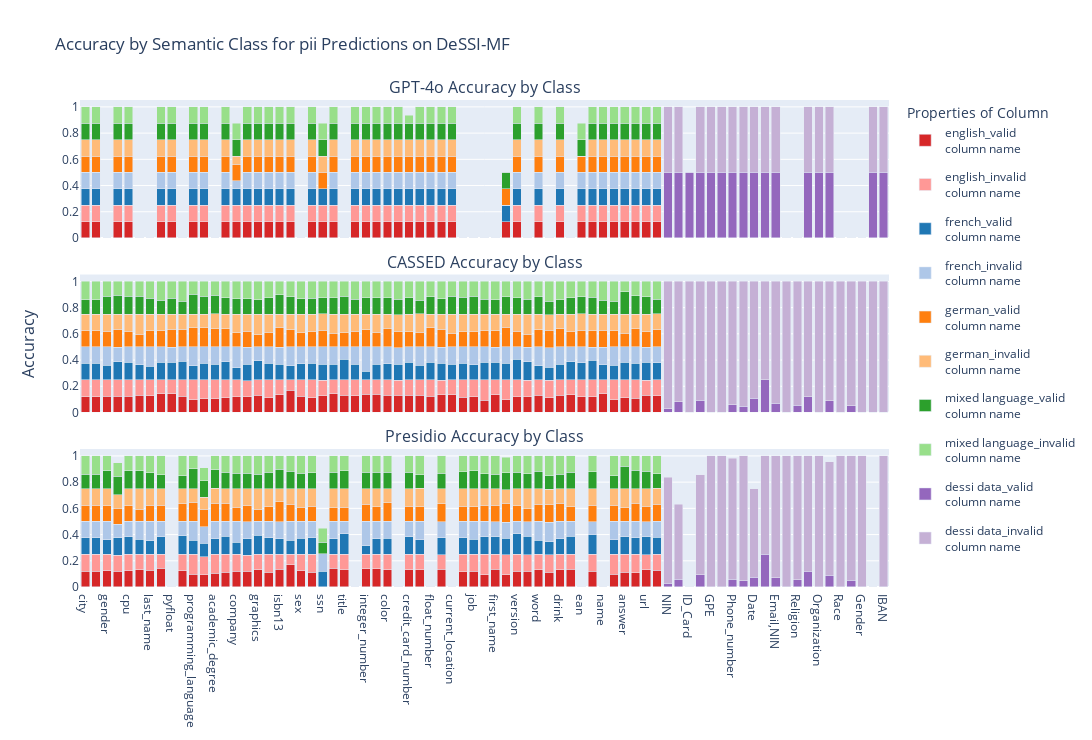
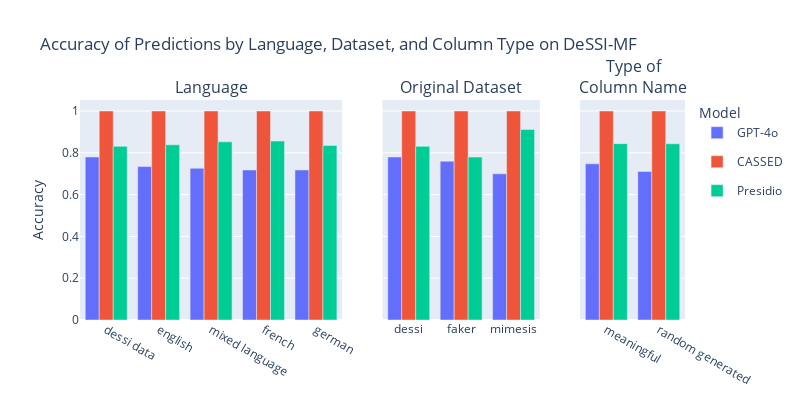

The cell these charts' notebook holds for them, in order:
### Code cell
analyse_results(results_gpt_df_own_data, results_cassed_df_own_data, results_presidio_df_own_data)

### Figure 1 — Plotly figure (JSON) as saved in the notebook; plotly's stock layout.template omitted (floating-point values rounded to 4 significant figures)
{"data": [{"legendgroup": "0", "marker": {"color": "#d62728"}, "name": "english_valid<br>column name", "showlegend": true, "type": "bar", "x": ["city", "resolution", "gender", "phone_number", "cpu", "political_views", "last_name", "duration", "pyfloat", "nationality", "programming_language", "user_agent", "academic_degree", "manufacturer", "company", "swift", "graphics", "dish", "isbn13", "phone_model", "sex", "email", "ssn", "system_quality_attribute", "title", "address", "integer_number", "measure_unit", "color", "full_name", "credit_card_number", "date", "float_number", "pyint", "current_location", "language", "job", "worldview", "first_name", "passport_number", "version", "blood_type", "word", "occupation", "drink", "blood_group", "ean", "currency", "name", "isbn", "answer", "iban", "url", "credit_card_provider"], "xaxis": "x", "y": [0.125, 0.125, 0, 0.125, 0.125, 0, 0, 0.125, 0.125, 0, 0.125, 0.125, 0, 0.125, 0.125, 0.125, 0.125, 0.125, 0.125, 0.125, 0, 0.125, 0.125, 0.125, 0, 0.125, 0.125, 0.125, 0.125, 0.125, 0.125, 0.125, 0.125, 0.125, 0.125, 0, 0, 0, 0, 0.125, 0.125, 0, 0.125, 0, 0.125, 0, 0.125, 0.125, 0.125, 0.125, 0.125, 0.125, 0.125, 0.125], "yaxis": "y"}, {"legendgroup": "1", "marker": {"color": "#ff9896"}, "name": "english_invalid<br>column name", "showlegend": true, "type": "bar", "x": ["city", "resolution", "gender", "phone_number", "cpu", "political_views", "last_name", "duration", "pyfloat", "nationality", "programming_language", "user_agent", "academic_degree", "manufacturer", "company", "swift", "graphics", "dish", "isbn13", "phone_model", "sex", "email", "ssn", "system_quality_attribute", "title", "address", "integer_number", "measure_unit", "color", "full_name", "credit_card_number", "date", "float_number", "pyint", "current_location", "language", "job", "worldview", "first_name", "passport_number", "version", "blood_type", "word", "occupation", "drink", "blood_group", "ean", "currency", "name", "isbn", "answer", "iban", "url", "credit_card_provider"], "xaxis": "x", "y": [0.125, 0.125, 0, 0.125, 0.125, 0, 0, 0.125, 0.125, 0, 0.125, 0.125, 0, 0.125, 0.125, 0.125, 0.125, 0.125, 0.125, 0.125, 0, 0.125, 0.125, 0.125, 0, 0.125, 0.125, 0.125, 0.125, 0.125, 0.125, 0.125, 0.125, 0.125, 0.125, 0, 0, 0, 0, 0, 0.125, 0, 0.125, 0, 0.125, 0, 0.125, 0.125, 0.125, 0.125, 0.125, 0.125, 0.125, 0.125], "yaxis": "y"}, {"legendgroup": "2", "marker": {"color": "#1f77b4"}, "name": "french_valid<br>column name", "showlegend": true, "type": "bar", "x": ["date", "dish", "iban", "credit_card_provider", "system_quality_attribute", "swift", "integer_number", "blood_group", "occupation", "credit_card_number", "manufacturer", "company", "version", "measure_unit", "duration", "address", "blood_type", "color", "pyfloat", "pyint", "email", "user_agent", "last_name", "phone_number", "resolution", "name", "programming_language", "full_name", "currency", "drink", "current_location", "float_number", "sex", "graphics", "first_name", "title", "nationality", "ean", "ssn", "academic_degree", "worldview", "passport_number", "job", "isbn", "isbn13", "cpu", "language", "answer", "phone_model", "gender", "word", "url", "city", "political_views"], "xaxis": "x", "y": [0.125, 0.125, 0.125, 0.125, 0.125, 0.125, 0.125, 0, 0, 0.125, 0.125, 0.125, 0.125, 0.125, 0.125, 0.125, 0, 0.125, 0.125, 0.125, 0.125, 0.125, 0, 0.125, 0.125, 0.125, 0.125, 0.125, 0.125, 0.125, 0.125, 0.125, 0, 0.125, 0, 0, 0, 0.125, 0.125, 0, 0, 0.125, 0, 0.125, 0.125, 0.125, 0, 0.125, 0.125, 0, 0.125, 0.125, 0.125, 0], "yaxis": "y"}, {"legendgroup": "3", "marker": {"color": "#aec7e8"}, "name": "french_invalid<br>column name", "showlegend": true, "type": "bar", "x": ["date", "dish", "iban", "credit_card_provider", "system_quality_attribute", "swift", "integer_number", "blood_group", "occupation", "credit_card_number", "manufacturer", "company", "version", "measure_unit", "duration", "address", "blood_type", "color", "pyfloat", "pyint", "email", "user_agent", "last_name", "phone_number", "resolution", "name", "programming_language", "full_name", "currency", "drink", "current_location", "float_number", "sex", "graphics", "first_name", "title", "nationality", "ean", "ssn", "academic_degree", "worldview", "passport_number", "job", "isbn", "isbn13", "cpu", "language", "answer", "phone_model", "gender", "word", "url", "city", "political_views"], "xaxis": "x", "y": [0.125, 0.125, 0.125, 0.125, 0.125, 0.125, 0.125, 0, 0, 0.125, 0.125, 0.0625, 0.125, 0.125, 0.125, 0.125, 0, 0.125, 0.125, 0.125, 0.125, 0.125, 0, 0.125, 0.125, 0.125, 0.125, 0.125, 0.125, 0.125, 0.125, 0.125, 0, 0.125, 0, 0, 0, 0.125, 0, 0, 0, 0, 0, 0.125, 0.125, 0.125, 0, 0.125, 0.125, 0, 0.125, 0.125, 0.125, 0], "yaxis": "y"}, {"legendgroup": "4", "marker": {"color": "#ff7f0e"}, "name": "german_valid<br>column name", "showlegend": true, "type": "bar", "x": ["credit_card_provider", "political_views", "company", "phone_model", "worldview", "credit_card_number", "answer", "full_name", "phone_number", "name", "email", "dish", "date", "sex", "blood_group", "blood_type", "pyint", "pyfloat", "gender", "address", "job", "isbn13", "currency", "url", "city", "color", "ssn", "system_quality_attribute", "last_name", "graphics", "academic_degree", "swift", "cpu", "manufacturer", "language", "programming_language", "ean", "iban", "integer_number", "nationality", "occupation", "float_number", "word", "first_name", "version", "user_agent", "measure_unit", "current_location", "duration", "resolution", "isbn", "drink", "title", "passport_number"], "xaxis": "x", "y": [0.125, 0, 0.125, 0.125, 0, 0.125, 0.125, 0.125, 0.125, 0.125, 0.125, 0.125, 0.125, 0, 0, 0, 0.125, 0.125, 0, 0.125, 0, 0.125, 0.125, 0.125, 0.125, 0.125, 0.125, 0.125, 0, 0.125, 0, 0.125, 0.125, 0.125, 0, 0.125, 0.125, 0.125, 0.125, 0, 0, 0.125, 0.125, 0, 0.125, 0.125, 0.125, 0.125, 0.125, 0.125, 0.125, 0.125, 0, 0.125], "yaxis": "y"}, {"legendgroup": "5", "marker": {"color": "#ffbb78"}, "name": "german_invalid<br>column name", "showlegend": true, "type": "bar", "x": ["credit_card_provider", "political_views", "company", "phone_model", "worldview", "credit_card_number", "answer", "full_name", "phone_number", "name", "email", "dish", "date", "sex", "blood_group", "blood_type", "pyint", "pyfloat", "gender", "address", "job", "isbn13", "currency", "url", "city", "color", "ssn", "system_quality_attribute", "last_name", "graphics", "academic_degree", "swift", "cpu", "manufacturer", "language", "programming_language", "ean", "iban", "integer_number", "nationality", "occupation", "float_number", "word", "first_name", "version", "user_agent", "measure_unit", "current_location", "duration", "resolution", "isbn", "drink", "title", "passport_number"], "xaxis": "x", "y": [0.125, 0, 0.0625, 0.125, 0, 0.125, 0.125, 0.125, 0.125, 0.125, 0.125, 0.125, 0.125, 0, 0, 0, 0.125, 0.125, 0, 0.125, 0, 0.125, 0.125, 0.125, 0.125, 0.125, 0.125, 0.125, 0, 0.125, 0, 0.125, 0.125, 0.125, 0, 0.125, 0, 0.125, 0.125, 0, 0, 0.125, 0.125, 0, 0.125, 0.125, 0.125, 0.125, 0.125, 0.125, 0.125, 0.125, 0, 0], "yaxis": "y"}, {"legendgroup": "6", "marker": {"color": "#2ca02c"}, "name": "mixed language_valid<br>column name", "showlegend": true, "type": "bar", "x": ["drink", "integer_number", "color", "blood_type", "last_name", "name", "graphics", "credit_card_provider", "word", "current_location", "resolution", "full_name", "currency", "worldview", "url", "nationality", "pyint", "measure_unit", "passport_number", "isbn13", "address", "phone_number", "pyfloat", "duration", "date", "first_name", "job", "user_agent", "blood_group", "phone_model", "title", "credit_card_number", "float_number", "ssn", "gender", "company", "dish", "system_quality_attribute", "ean", "manufacturer", "email", "iban", "version", "occupation", "programming_language", "language", "isbn", "swift", "cpu", "answer", "academic_degree", "city", "sex", "political_views"], "xaxis": "x", "y": [0.125, 0.125, 0.125, 0, 0, 0.125, 0.125, 0.125, 0.125, 0.125, 0.125, 0.125, 0.125, 0, 0.125, 0, 0.125, 0.125, 0.125, 0.125, 0.125, 0.125, 0.125, 0.125, 0.125, 0, 0, 0.125, 0, 0.125, 0, 0.125, 0.125, 0.125, 0, 0.125, 0.125, 0.125, 0.125, 0.125, 0.125, 0.125, 0.125, 0, 0.125, 0, 0.125, 0.125, 0.125, 0.125, 0, 0.125, 0, 0], "yaxis": "y"}, {"legendgroup": "7", "marker": {"color": "#98df8a"}, "name": "mixed language_invalid<br>column name", "showlegend": true, "type": "bar", "x": ["drink", "integer_number", "color", "blood_type", "last_name", "name", "graphics", "credit_card_provider", "word", "current_location", "resolution", "full_name", "currency", "worldview", "url", "nationality", "pyint", "measure_unit", "passport_number", "isbn13", "address", "phone_number", "pyfloat", "duration", "date", "first_name", "job", "user_agent", "blood_group", "phone_model", "title", "credit_card_number", "float_number", "ssn", "gender", "company", "dish", "system_quality_attribute", "ean", "manufacturer", "email", "iban", "version", "occupation", "programming_language", "language", "isbn", "swift", "cpu", "answer", "academic_degree", "city", "sex", "political_views"], "xaxis": "x", "y": [0.125, 0.125, 0.125, 0, 0, 0.125, 0.125, 0.125, 0.125, 0.125, 0.125, 0.125, 0.125, 0, 0.125, 0, 0.125, 0.125, 0, 0.125, 0.125, 0.125, 0.125, 0.125, 0.125, 0, 0, 0.125, 0, 0.125, 0, 0.0625, 0.125, 0.125, 0, 0.125, 0.125, 0.125, 0.125, 0.125, 0.125, 0.125, 0.125, 0, 0.125, 0, 0.125, 0.125, 0.125, 0.125, 0, 0.125, 0, 0], "yaxis": "y"}, {"legendgroup": "8", "marker": {"color": "#9467bd"}, "name": "dessi data_valid<br>column name", "showlegend": true, "type": "bar", "x": ["NIN", "Date,NIN", "ID_Card", "Passport", "GPE", "CCN", "Phone_number", "SWIFT/BIC", "Date", "Email", "Email,NIN", "Nationality", "Religion", "Email,Phone_number", "Organization", "NIN,Phone_number", "Race", "Sexuality", "Gender", "Geolocation", "IBAN"], "xaxis": "x", "y": [0.5, 0.5, 0.5, 0.5, 0.5, 0.5, 0.5, 0.5, 0.5, 0.5, 0.5, 0, 0, 0.5, 0.5, 0.5, 0, 0, 0, 0.5, 0.5], "yaxis": "y"}, {"legendgroup": "9", "marker": {"color": "#c5b0d5"}, "name": "dessi data_invalid<br>column name", "showlegend": true, "type": "bar", "x": ["NIN", "Date,NIN", "ID_Card", "Passport", "GPE", "CCN", "Phone_number", "SWIFT/BIC", "Date", "Email", "Email,NIN", "Nationality", "Religion", "Email,Phone_number", "Organization", "NIN,Phone_number", "Race", "Sexuality", "Gender", "Geolocation", "IBAN"], "xaxis": "x", "y": [0.5, 0.5, 0, 0.5, 0.5, 0.5, 0.5, 0.5, 0.5, 0.5, 0.5, 0, 0, 0.5, 0.5, 0.5, 0, 0, 0, 0.5, 0.5], "yaxis": "y"}, {"legendgroup": "0", "marker": {"color": "#d62728"}, "name": "english_valid<br>column name", "showlegend": false, "type": "bar", "x": ["company", "academic_degree", "political_views", "color", "currency", "credit_card_provider", "language", "ean", "cpu", "graphics", "float_number", "word", "isbn13", "job", "phone_number", "email", "programming_language", "blood_type", "worldview", "title", "credit_card_number", "pyint", "current_location", "pyfloat", "first_name", "resolution", "last_name", "url", "ssn", "manufacturer", "nationality", "sex", "occupation", "blood_group", "integer_number", "dish", "system_quality_attribute", "version", "passport_number", "date", "swift", "answer", "city", "duration", "address", "name", "full_name", "drink", "user_agent", "isbn", "iban", "measure_unit", "phone_model", "gender"], "xaxis": "x2", "y": [0.1196, 0.1055, 0.13, 0.1309, 0.1203, 0.1276, 0.115, 0.1203, 0.125, 0.1316, 0.125, 0.1316, 0.1349, 0.1184, 0.1241, 0.1121, 0.09868, 0.1206, 0.095, 0.13, 0.1332, 0.134, 0.136, 0.1419, 0.1335, 0.1184, 0.1291, 0.1306, 0.1283, 0.1118, 0.125, 0.1228, 0.1111, 0.136, 0.1382, 0.1118, 0.1447, 0.1184, 0.09649, 0.131, 0.1197, 0.1118, 0.1184, 0.1447, 0.1262, 0.1422, 0.1313, 0.1316, 0.1053, 0.09868, 0.1096, 0.1382, 0.1711, 0.125], "yaxis": "y2"}, {"legendgroup": "1", "marker": {"color": "#ff9896"}, "name": "english_invalid<br>column name", "showlegend": false, "type": "bar", "x": ["company", "academic_degree", "political_views", "color", "currency", "credit_card_provider", "language", "ean", "cpu", "graphics", "float_number", "word", "isbn13", "job", "phone_number", "email", "programming_language", "blood_type", "worldview", "title", "credit_card_number", "pyint", "current_location", "pyfloat", "first_name", "resolution", "last_name", "url", "ssn", "manufacturer", "nationality", "sex", "occupation", "blood_group", "integer_number", "dish", "system_quality_attribute", "version", "passport_number", "date", "swift", "answer", "city", "duration", "address", "name", "full_name", "drink", "user_agent", "isbn", "iban", "measure_unit", "phone_model", "gender"], "xaxis": "x2", "y": [0.1309, 0.1457, 0.12, 0.1196, 0.1306, 0.1207, 0.135, 0.1306, 0.125, 0.1184, 0.125, 0.1184, 0.1142, 0.1316, 0.1265, 0.1379, 0.1513, 0.1256, 0.155, 0.12, 0.1168, 0.1134, 0.114, 0.1073, 0.1148, 0.1316, 0.1197, 0.1168, 0.1195, 0.1382, 0.125, 0.1272, 0.1364, 0.114, 0.1118, 0.1382, 0.1053, 0.1316, 0.1535, 0.1172, 0.1232, 0.1382, 0.1316, 0.1053, 0.1238, 0.1067, 0.1162, 0.1184, 0.1447, 0.1513, 0.1404, 0.1118, 0.07895, 0.125], "yaxis": "y2"}, {"legendgroup": "2", "marker": {"color": "#1f77b4"}, "name": "french_valid<br>column name", "showlegend": false, "type": "bar", "x": ["credit_card_number", "credit_card_provider", "email", "ean", "measure_unit", "ssn", "first_name", "swift", "currency", "isbn", "date", "phone_model", "company", "language", "pyfloat", "pyint", "last_name", "integer_number", "blood_group", "word", "passport_number", "political_views", "color", "url", "float_number", "blood_type", "academic_degree", "full_name", "gender", "dish", "current_location", "address", "drink", "phone_number", "occupation", "title", "cpu", "duration", "isbn13", "user_agent", "graphics", "city", "name", "answer", "nationality", "sex", "worldview", "job", "manufacturer", "iban", "programming_language", "version", "system_quality_attribute", "resolution"], "xaxis": "x2", "y": [0.1332, 0.131, 0.1262, 0.1271, 0.1184, 0.1195, 0.1358, 0.1268, 0.1478, 0.1118, 0.1138, 0.1053, 0.09029, 0.125, 0.1349, 0.1271, 0.1056, 0.06579, 0.136, 0.1053, 0.1272, 0.115, 0.1196, 0.1375, 0.1316, 0.1407, 0.1156, 0.1212, 0.11, 0.125, 0.1184, 0.1168, 0.1184, 0.1382, 0.09596, 0.155, 0.1316, 0.1316, 0.1176, 0.125, 0.1447, 0.125, 0.1156, 0.1316, 0.14, 0.1228, 0.135, 0.114, 0.1382, 0.1272, 0.1053, 0.1579, 0.1184, 0.125], "yaxis": "y2"}, {"legendgroup": "3", "marker": {"color": "#aec7e8"}, "name": "french_invalid<br>column name", "showlegend": false, "type": "bar", "x": ["credit_card_number", "credit_card_provider", "email", "ean", "measure_unit", "ssn", "first_name", "swift", "currency", "isbn", "date", "phone_model", "company", "language", "pyfloat", "pyint", "last_name", "integer_number", "blood_group", "word", "passport_number", "political_views", "color", "url", "float_number", "blood_type", "academic_degree", "full_name", "gender", "dish", "current_location", "address", "drink", "phone_number", "occupation", "title", "cpu", "duration", "isbn13", "user_agent", "graphics", "city", "name", "answer", "nationality", "sex", "worldview", "job", "manufacturer", "iban", "programming_language", "version", "system_quality_attribute", "resolution"], "xaxis": "x2", "y": [0.1168, 0.1207, 0.1238, 0.1237, 0.1316, 0.1327, 0.1148, 0.1268, 0.09966, 0.1382, 0.1379, 0.1447, 0.1603, 0.125, 0.1142, 0.1237, 0.1455, 0.1842, 0.114, 0.1447, 0.1228, 0.135, 0.1309, 0.1134, 0.1184, 0.1106, 0.1357, 0.1263, 0.14, 0.125, 0.1316, 0.1332, 0.1316, 0.1101, 0.1515, 0.095, 0.1184, 0.1184, 0.1315, 0.125, 0.1053, 0.125, 0.1333, 0.1184, 0.11, 0.1272, 0.115, 0.136, 0.1118, 0.1228, 0.1447, 0.09211, 0.1316, 0.125], "yaxis": "y2"}, {"legendgroup": "4", "marker": {"color": "#ff7f0e"}, "name": "german_valid<br>column name", "showlegend": false, "type": "bar", "x": ["pyint", "pyfloat", "academic_degree", "gender", "last_name", "address", "blood_type", "sex", "credit_card_provider", "swift", "company", "url", "color", "integer_number", "title", "currency", "full_name", "graphics", "isbn", "blood_group", "ssn", "measure_unit", "ean", "first_name", "system_quality_attribute", "email", "phone_number", "job", "occupation", "drink", "isbn13", "word", "date", "programming_language", "iban", "manufacturer", "phone_model", "language", "float_number", "nationality", "name", "passport_number", "city", "current_location", "credit_card_number", "political_views", "duration", "worldview", "cpu", "resolution", "user_agent", "dish", "version", "answer"], "xaxis": "x2", "y": [0.1375, 0.1349, 0.1357, 0.12, 0.1244, 0.1192, 0.1005, 0.1096, 0.131, 0.1232, 0.1061, 0.1168, 0.14, 0.1316, 0.11, 0.1237, 0.1263, 0.09211, 0.125, 0.114, 0.1283, 0.1118, 0.1271, 0.1241, 0.1053, 0.1168, 0.1358, 0.114, 0.1313, 0.1382, 0.1522, 0.1316, 0.1103, 0.1447, 0.1404, 0.1382, 0.1316, 0.115, 0.1447, 0.135, 0.1289, 0.1491, 0.125, 0.1053, 0.1145, 0.095, 0.125, 0.125, 0.1184, 0.125, 0.1447, 0.1118, 0.1184, 0.1053], "yaxis": "y2"}, {"legendgroup": "5", "marker": {"color": "#ffbb78"}, "name": "german_invalid<br>column name", "showlegend": false, "type": "bar", "x": ["pyint", "pyfloat", "academic_degree", "gender", "last_name", "address", "blood_type", "sex", "credit_card_provider", "swift", "company", "url", "color", "integer_number", "title", "currency", "full_name", "graphics", "isbn", "blood_group", "ssn", "measure_unit", "ean", "first_name", "system_quality_attribute", "email", "phone_number", "job", "occupation", "drink", "isbn13", "word", "date", "programming_language", "iban", "manufacturer", "phone_model", "language", "float_number", "nationality", "name", "passport_number", "city", "current_location", "credit_card_number", "political_views", "duration", "worldview", "cpu", "resolution", "user_agent", "dish", "version", "answer"], "xaxis": "x2", "y": [0.1134, 0.1176, 0.1156, 0.13, 0.1244, 0.1308, 0.1508, 0.1404, 0.1207, 0.1303, 0.1422, 0.134, 0.1084, 0.1184, 0.14, 0.1271, 0.1263, 0.1579, 0.125, 0.136, 0.1239, 0.1382, 0.1237, 0.1265, 0.1447, 0.1332, 0.1148, 0.136, 0.1212, 0.1118, 0.1003, 0.1184, 0.1414, 0.1053, 0.1096, 0.1118, 0.1184, 0.135, 0.1053, 0.115, 0.1244, 0.1009, 0.125, 0.1447, 0.1355, 0.155, 0.125, 0.125, 0.1316, 0.125, 0.1053, 0.1382, 0.1316, 0.1447], "yaxis": "y2"}, {"legendgroup": "6", "marker": {"color": "#2ca02c"}, "name": "mixed language_valid<br>column name", "showlegend": false, "type": "bar", "x": ["swift", "credit_card_number", "political_views", "pyint", "float_number", "last_name", "address", "current_location", "phone_number", "isbn13", "manufacturer", "company", "title", "color", "job", "occupation", "word", "date", "cpu", "integer_number", "passport_number", "phone_model", "city", "academic_degree", "url", "ssn", "system_quality_attribute", "gender", "ean", "first_name", "iban", "sex", "drink", "email", "pyfloat", "currency", "answer", "measure_unit", "blood_group", "user_agent", "credit_card_provider", "name", "programming_language", "dish", "full_name", "language", "worldview", "duration", "resolution", "version", "graphics", "isbn", "blood_type", "nationality"], "xaxis": "x2", "y": [0.1162, 0.1262, 0.135, 0.1168, 0.1316, 0.1244, 0.1145, 0.136, 0.1452, 0.1488, 0.125, 0.1196, 0.135, 0.1264, 0.136, 0.101, 0.1316, 0.1034, 0.1382, 0.125, 0.1316, 0.1316, 0.1118, 0.1407, 0.134, 0.1239, 0.125, 0.135, 0.1306, 0.1124, 0.1404, 0.1184, 0.1118, 0.1215, 0.1211, 0.1306, 0.1711, 0.125, 0.1272, 0.1382, 0.1103, 0.1067, 0.1513, 0.125, 0.1162, 0.13, 0.115, 0.1053, 0.1118, 0.125, 0.1118, 0.09868, 0.1156, 0.1], "yaxis": "y2"}, {"legendgroup": "7", "marker": {"color": "#98df8a"}, "name": "mixed language_invalid<br>column name", "showlegend": false, "type": "bar", "x": ["swift", "credit_card_number", "political_views", "pyint", "float_number", "last_name", "address", "current_location", "phone_number", "isbn13", "manufacturer", "company", "title", "color", "job", "occupation", "word", "date", "cpu", "integer_number", "passport_number", "phone_model", "city", "academic_degree", "url", "ssn", "system_quality_attribute", "gender", "ean", "first_name", "iban", "sex", "drink", "email", "pyfloat", "currency", "answer", "measure_unit", "blood_group", "user_agent", "credit_card_provider", "name", "programming_language", "dish", "full_name", "language", "worldview", "duration", "resolution", "version", "graphics", "isbn", "blood_type", "nationality"], "xaxis": "x2", "y": [0.1338, 0.1238, 0.115, 0.134, 0.1184, 0.1268, 0.1355, 0.114, 0.1054, 0.1003, 0.125, 0.1309, 0.115, 0.1242, 0.114, 0.1515, 0.1184, 0.1448, 0.1118, 0.125, 0.1184, 0.1184, 0.1382, 0.1055, 0.1168, 0.1239, 0.125, 0.115, 0.1168, 0.1382, 0.1096, 0.1316, 0.1382, 0.1285, 0.128, 0.1203, 0.07895, 0.125, 0.1228, 0.1118, 0.1379, 0.1422, 0.09868, 0.125, 0.1364, 0.12, 0.135, 0.1447, 0.1382, 0.125, 0.1382, 0.1513, 0.1357, 0.15], "yaxis": "y2"}, {"legendgroup": "8", "marker": {"color": "#9467bd"}, "name": "dessi data_valid<br>column name", "showlegend": false, "type": "bar", "x": ["Date", "Geolocation", "Email,Phone_number", "CCN", "NIN", "Phone_number", "Gender", "Date,NIN", "Email,NIN", "NIN,Phone_number", "Race", "Sexuality", "Nationality", "Passport", "IBAN", "SWIFT/BIC", "Religion", "Organization", "GPE", "ID_Card", "Email"], "xaxis": "x2", "y": [0.1071, 0, 0.1207, 0, 0.02985, 0.05941, 0, 0.08333, 0.07018, 0.09091, 0, 0.05263, 0, 0.09524, 0, 0.04651, 0.05556, 0, 0, 0, 0.25], "yaxis": "y2"}, {"legendgroup": "9", "marker": {"color": "#c5b0d5"}, "name": "dessi data_invalid<br>column name", "showlegend": false, "type": "bar", "x": ["Date", "Geolocation", "Email,Phone_number", "CCN", "NIN", "Phone_number", "Gender", "Date,NIN", "Email,NIN", "NIN,Phone_number", "Race", "Sexuality", "Nationality", "Passport", "IBAN", "SWIFT/BIC", "Religion", "Organization", "GPE", "ID_Card", "Email"], "xaxis": "x2", "y": [0.8929, 1, 0.8793, 1, 0.9701, 0.9406, 1, 0.9167, 0.9298, 0.9091, 1, 0.9474, 1, 0.9048, 1, 0.9535, 0.9444, 1, 1, 1, 0.75], "yaxis": "y2"}, {"legendgroup": "0", "marker": {"color": "#d62728"}, "name": "english_valid<br>column name", "showlegend": false, "type": "bar", "x": ["company", "academic_degree", "political_views", "color", "currency", "credit_card_provider", "language", "ean", "cpu", "graphics", "float_number", "word", "isbn13", "job", "phone_number", "email", "programming_language", "blood_type", "worldview", "title", "credit_card_number", "pyint", "current_location", "pyfloat", "first_name", "resolution", "last_name", "url", "ssn", "manufacturer", "nationality", "sex", "occupation", "blood_group", "integer_number", "dish", "system_quality_attribute", "version", "passport_number", "date", "swift", "answer", "city", "duration", "address", "name", "full_name", "drink", "user_agent", "isbn", "iban", "measure_unit", "phone_model", "gender"], "xaxis": "x3", "y": [0.1196, 0.1055, 0.13, 0.1309, 0.1203, 0.1276, 0.115, 0, 0.125, 0.1316, 0, 0.1316, 0.1349, 0.1184, 0.1218, 0.1121, 0.09868, 0.1206, 0.095, 0.13, 0.1332, 0.134, 0, 0, 0.1335, 0.1184, 0.1291, 0.1306, 0, 0.1118, 0.125, 0.1228, 0.1111, 0.136, 0.1382, 0.1118, 0.1447, 0.1184, 0.09211, 0.131, 0.1197, 0.1118, 0.1184, 0.1447, 0, 0, 0, 0.1316, 0.09211, 0.09868, 0.1096, 0.1382, 0.1711, 0.125], "yaxis": "y3"}, {"legendgroup": "1", "marker": {"color": "#ff9896"}, "name": "english_invalid<br>column name", "showlegend": false, "type": "bar", "x": ["company", "academic_degree", "political_views", "color", "currency", "credit_card_provider", "language", "ean", "cpu", "graphics", "float_number", "word", "isbn13", "job", "phone_number", "email", "programming_language", "blood_type", "worldview", "title", "credit_card_number", "pyint", "current_location", "pyfloat", "first_name", "resolution", "last_name", "url", "ssn", "manufacturer", "nationality", "sex", "occupation", "blood_group", "integer_number", "dish", "system_quality_attribute", "version", "passport_number", "date", "swift", "answer", "city", "duration", "address", "name", "full_name", "drink", "user_agent", "isbn", "iban", "measure_unit", "phone_model", "gender"], "xaxis": "x3", "y": [0.1309, 0.1457, 0.12, 0.1196, 0.1306, 0.1207, 0.135, 0, 0.125, 0.1184, 0, 0.1184, 0.1142, 0.1316, 0.1218, 0.1379, 0.1513, 0.1256, 0.155, 0.12, 0.1168, 0.1134, 0, 0, 0.1148, 0.1316, 0.1197, 0.1168, 0, 0.1382, 0.125, 0.1272, 0.1364, 0.114, 0.1118, 0.1382, 0.1053, 0.1316, 0.1535, 0.1172, 0.1232, 0.1382, 0.1316, 0.1053, 0, 0, 0, 0.1184, 0.1382, 0.1513, 0.1404, 0.1118, 0.07895, 0.125], "yaxis": "y3"}, {"legendgroup": "2", "marker": {"color": "#1f77b4"}, "name": "french_valid<br>column name", "showlegend": false, "type": "bar", "x": ["credit_card_number", "credit_card_provider", "email", "ean", "measure_unit", "ssn", "first_name", "swift", "currency", "isbn", "date", "phone_model", "company", "language", "pyfloat", "pyint", "last_name", "integer_number", "blood_group", "word", "passport_number", "political_views", "color", "url", "float_number", "blood_type", "academic_degree", "full_name", "gender", "dish", "current_location", "address", "drink", "phone_number", "occupation", "title", "cpu", "duration", "isbn13", "user_agent", "graphics", "city", "name", "answer", "nationality", "sex", "worldview", "job", "manufacturer", "iban", "programming_language", "version", "system_quality_attribute", "resolution"], "xaxis": "x3", "y": [0.1332, 0.131, 0.1262, 0, 0.1184, 0.1195, 0.1358, 0.1268, 0.1478, 0.1118, 0.1138, 0.1053, 0.09029, 0.125, 0, 0.1271, 0.1056, 0.06579, 0.136, 0.1053, 0.1272, 0.115, 0.1196, 0.1375, 0, 0.1407, 0.1156, 0, 0.11, 0.125, 0, 0, 0.1184, 0.1311, 0.09596, 0.155, 0.1316, 0.1316, 0.1176, 0.1053, 0.1447, 0.125, 0, 0.1316, 0.14, 0.1228, 0.135, 0.114, 0.1382, 0.1272, 0.1053, 0.1579, 0.1184, 0.125], "yaxis": "y3"}, {"legendgroup": "3", "marker": {"color": "#aec7e8"}, "name": "french_invalid<br>column name", "showlegend": false, "type": "bar", "x": ["credit_card_number", "credit_card_provider", "email", "ean", "measure_unit", "ssn", "first_name", "swift", "currency", "isbn", "date", "phone_model", "company", "language", "pyfloat", "pyint", "last_name", "integer_number", "blood_group", "word", "passport_number", "political_views", "color", "url", "float_number", "blood_type", "academic_degree", "full_name", "gender", "dish", "current_location", "address", "drink", "phone_number", "occupation", "title", "cpu", "duration", "isbn13", "user_agent", "graphics", "city", "name", "answer", "nationality", "sex", "worldview", "job", "manufacturer", "iban", "programming_language", "version", "system_quality_attribute", "resolution"], "xaxis": "x3", "y": [0.1168, 0.1207, 0.1238, 0.003436, 0.1316, 0.1327, 0.1148, 0.1268, 0.09966, 0.1382, 0.1379, 0.1447, 0.1603, 0.125, 0, 0.1237, 0.1455, 0.1842, 0.114, 0.1447, 0.1228, 0.135, 0.1309, 0.1134, 0.006579, 0.1106, 0.1357, 0, 0.14, 0.125, 0, 0, 0.1316, 0.103, 0.1515, 0.095, 0.1184, 0.1184, 0.1315, 0.125, 0.1053, 0.125, 0, 0.1184, 0.11, 0.1272, 0.115, 0.136, 0.1118, 0.1228, 0.1447, 0.09211, 0.1316, 0.125], "yaxis": "y3"}, {"legendgroup": "4", "marker": {"color": "#ff7f0e"}, "name": "german_valid<br>column name", "showlegend": false, "type": "bar", "x": ["pyint", "pyfloat", "academic_degree", "gender", "last_name", "address", "blood_type", "sex", "credit_card_provider", "swift", "company", "url", "color", "integer_number", "title", "currency", "full_name", "graphics", "isbn", "blood_group", "ssn", "measure_unit", "ean", "first_name", "system_quality_attribute", "email", "phone_number", "job", "occupation", "drink", "isbn13", "word", "date", "programming_language", "iban", "manufacturer", "phone_model", "language", "float_number", "nationality", "name", "passport_number", "city", "current_location", "credit_card_number", "political_views", "duration", "worldview", "cpu", "resolution", "user_agent", "dish", "version", "answer"], "xaxis": "x3", "y": [0.1375, 0.00346, 0.1357, 0.12, 0.1244, 0, 0.1005, 0.1096, 0.131, 0.1232, 0.1061, 0.1168, 0.14, 0.1316, 0.11, 0.1237, 0, 0.09211, 0.125, 0.114, 0, 0.1118, 0, 0.1241, 0.1053, 0.1168, 0.1218, 0.114, 0.1313, 0.1382, 0.1522, 0.1316, 0.1103, 0.1447, 0.1404, 0.1382, 0.1316, 0.115, 0, 0.135, 0, 0.1447, 0.125, 0, 0.1145, 0.095, 0.125, 0.125, 0.1184, 0.125, 0.1316, 0.1118, 0.1184, 0.1053], "yaxis": "y3"}, {"legendgroup": "5", "marker": {"color": "#ffbb78"}, "name": "german_invalid<br>column name", "showlegend": false, "type": "bar", "x": ["pyint", "pyfloat", "academic_degree", "gender", "last_name", "address", "blood_type", "sex", "credit_card_provider", "swift", "company", "url", "color", "integer_number", "title", "currency", "full_name", "graphics", "isbn", "blood_group", "ssn", "measure_unit", "ean", "first_name", "system_quality_attribute", "email", "phone_number", "job", "occupation", "drink", "isbn13", "word", "date", "programming_language", "iban", "manufacturer", "phone_model", "language", "float_number", "nationality", "name", "passport_number", "city", "current_location", "credit_card_number", "political_views", "duration", "worldview", "cpu", "resolution", "user_agent", "dish", "version", "answer"], "xaxis": "x3", "y": [0.1134, 0, 0.1156, 0.13, 0.1244, 0, 0.1508, 0.1404, 0.1207, 0.1303, 0.1422, 0.134, 0.1084, 0.1184, 0.14, 0.1271, 0, 0.1579, 0.125, 0.136, 0, 0.1382, 0, 0.1265, 0.1447, 0.1332, 0.1054, 0.136, 0.1212, 0.1118, 0.1003, 0.1184, 0.1414, 0.1053, 0.1096, 0.1118, 0.1184, 0.135, 0, 0.115, 0, 0.1009, 0.125, 0, 0.1355, 0.155, 0.125, 0.125, 0.1316, 0.125, 0.09211, 0.1382, 0.1316, 0.1447], "yaxis": "y3"}, {"legendgroup": "6", "marker": {"color": "#2ca02c"}, "name": "mixed language_valid<br>column name", "showlegend": false, "type": "bar", "x": ["swift", "credit_card_number", "political_views", "pyint", "float_number", "last_name", "address", "current_location", "phone_number", "isbn13", "manufacturer", "company", "title", "color", "job", "occupation", "word", "date", "cpu", "integer_number", "passport_number", "phone_model", "city", "academic_degree", "url", "ssn", "system_quality_attribute", "gender", "ean", "first_name", "iban", "sex", "drink", "email", "pyfloat", "currency", "answer", "measure_unit", "blood_group", "user_agent", "credit_card_provider", "name", "programming_language", "dish", "full_name", "language", "worldview", "duration", "resolution", "version", "graphics", "isbn", "blood_type", "nationality"], "xaxis": "x3", "y": [0.1162, 0.1262, 0.135, 0.1168, 0, 0.1244, 0, 0, 0.1405, 0.1488, 0.125, 0.1196, 0.135, 0.1264, 0.136, 0.101, 0.1316, 0.1034, 0.1382, 0.125, 0.1316, 0.1316, 0.1118, 0.1407, 0.134, 0.0885, 0.125, 0.135, 0, 0.1124, 0.1404, 0.1184, 0.1118, 0.1215, 0, 0.1306, 0.1711, 0.125, 0.1272, 0.125, 0.1103, 0, 0.1513, 0.125, 0, 0.13, 0.115, 0.1053, 0.1118, 0.125, 0.1118, 0.09868, 0.1156, 0.1], "yaxis": "y3"}, {"legendgroup": "7", "marker": {"color": "#98df8a"}, "name": "mixed language_invalid<br>column name", "showlegend": false, "type": "bar", "x": ["swift", "credit_card_number", "political_views", "pyint", "float_number", "last_name", "address", "current_location", "phone_number", "isbn13", "manufacturer", "company", "title", "color", "job", "occupation", "word", "date", "cpu", "integer_number", "passport_number", "phone_model", "city", "academic_degree", "url", "ssn", "system_quality_attribute", "gender", "ean", "first_name", "iban", "sex", "drink", "email", "pyfloat", "currency", "answer", "measure_unit", "blood_group", "user_agent", "credit_card_provider", "name", "programming_language", "dish", "full_name", "language", "worldview", "duration", "resolution", "version", "graphics", "isbn", "blood_type", "nationality"], "xaxis": "x3", "y": [0.1338, 0.1238, 0.115, 0.134, 0, 0.1268, 0, 0, 0.103, 0.1003, 0.125, 0.1309, 0.115, 0.1242, 0.114, 0.1515, 0.1184, 0.1448, 0.1118, 0.125, 0.1184, 0.1184, 0.1382, 0.1055, 0.1168, 0.1062, 0.125, 0.115, 0, 0.1382, 0.1096, 0.1316, 0.1382, 0.1285, 0, 0.1203, 0.07895, 0.125, 0.1228, 0.09868, 0.1379, 0, 0.09868, 0.125, 0, 0.12, 0.135, 0.1447, 0.1382, 0.125, 0.1382, 0.1513, 0.1357, 0.15], "yaxis": "y3"}, {"legendgroup": "8", "marker": {"color": "#9467bd"}, "name": "dessi data_valid<br>column name", "showlegend": false, "type": "bar", "x": ["Date", "Geolocation", "Email,Phone_number", "CCN", "NIN", "Phone_number", "Gender", "Date,NIN", "Email,NIN", "NIN,Phone_number", "Race", "Sexuality", "Nationality", "Passport", "IBAN", "SWIFT/BIC", "Religion", "Organization", "GPE", "ID_Card", "Email"], "xaxis": "x3", "y": [0.0754, 0, 0.1207, 0, 0.02687, 0.05799, 0, 0.05952, 0.07018, 0.09091, 0, 0.05263, 0, 0.09524, 0, 0.04651, 0.05556, 0, 0, 0, 0.25], "yaxis": "y3"}, {"legendgroup": "9", "marker": {"color": "#c5b0d5"}, "name": "dessi data_invalid<br>column name", "showlegend": false, "type": "bar", "x": ["Date", "Geolocation", "Email,Phone_number", "CCN", "NIN", "Phone_number", "Gender", "Date,NIN", "Email,NIN", "NIN,Phone_number", "Race", "Sexuality", "Nationality", "Passport", "IBAN", "SWIFT/BIC", "Religion", "Organization", "GPE", "ID_Card", "Email"], "xaxis": "x3", "y": [0.6746, 0, 0.8793, 1, 0.8119, 0.9236, 1, 0.5714, 0.9298, 0.8636, 1, 0.9474, 1, 0.7619, 1, 0.9535, 0.9444, 1, 1, 0, 0.75], "yaxis": "y3"}], "layout": {"annotations": [{"font": {"size": 16}, "showarrow": false, "text": "GPT-4o Accuracy by Class", "x": 0.5, "xanchor": "center", "xref": "paper", "y": 1, "yanchor": "bottom", "yref": "paper"}, {"font": {"size": 16}, "showarrow": false, "text": "CASSED Accuracy by Class", "x": 0.5, "xanchor": "center", "xref": "paper", "y": 0.6417, "yanchor": "bottom", "yref": "paper"}, {"font": {"size": 16}, "showarrow": false, "text": "Presidio Accuracy by Class", "x": 0.5, "xanchor": "center", "xref": "paper", "y": 0.2833, "yanchor": "bottom", "yref": "paper"}, {"font": {"size": 16}, "showarrow": false, "text": "Accuracy", "textangle": -90, "x": 0, "xanchor": "right", "xref": "paper", "xshift": -40, "y": 0.5, "yanchor": "middle", "yref": "paper"}], "barmode": "stack", "height": 740, "legend": {"title": {"text": "Properties of Column"}}, "title": {"text": "Accuracy by Semantic Class for pii Predictions on DeSSI-MF"}, "width": 1430, "xaxis": {"anchor": "y", "domain": [0, 1], "matches": "x3", "showticklabels": false}, "xaxis2": {"anchor": "y2", "domain": [0, 1], "matches": "x3", "showticklabels": false}, "xaxis3": {"anchor": "y3", "domain": [0, 1]}, "yaxis": {"anchor": "x", "domain": [0.7167, 1], "tickvals": [0, 0.2, 0.4, 0.6, 0.8, 1]}, "yaxis2": {"anchor": "x2", "domain": [0.3583, 0.6417], "tickvals": [0, 0.2, 0.4, 0.6, 0.8, 1]}, "yaxis3": {"anchor": "x3", "domain": [0, 0.2833], "tickvals": [0, 0.2, 0.4, 0.6, 0.8, 1]}}}

### Figure 2 — Plotly figure (JSON) as saved in the notebook; plotly's stock layout.template omitted (floating-point values rounded to 4 significant figures)
{"data": [{"legendgroup": "0", "marker": {"color": "#636efa"}, "name": "GPT-4o", "showlegend": true, "type": "bar", "x": ["dessi data", "english", "mixed language", "french", "german"], "xaxis": "x", "y": [0.78, 0.7339, 0.7258, 0.7177, 0.7177], "yaxis": "y"}, {"legendgroup": "0", "marker": {"color": "#636efa"}, "name": "GPT-4o", "showlegend": false, "type": "bar", "x": ["dessi", "faker", "mimesis"], "xaxis": "x2", "y": [0.78, 0.76, 0.6993], "yaxis": "y2"}, {"legendgroup": "0", "marker": {"color": "#636efa"}, "name": "GPT-4o", "showlegend": false, "type": "bar", "x": ["meaningful", "random generated"], "xaxis": "x3", "y": [0.7473, 0.7106], "yaxis": "y3"}, {"legendgroup": "1", "marker": {"color": "#EF553B"}, "name": "CASSED", "showlegend": true, "type": "bar", "x": ["german", "french", "english", "mixed language", "dessi data"], "xaxis": "x", "y": [1, 1, 1, 1, 1], "yaxis": "y"}, {"legendgroup": "1", "marker": {"color": "#EF553B"}, "name": "CASSED", "showlegend": false, "type": "bar", "x": ["faker", "mimesis", "dessi"], "xaxis": "x2", "y": [1, 1, 1], "yaxis": "y2"}, {"legendgroup": "1", "marker": {"color": "#EF553B"}, "name": "CASSED", "showlegend": false, "type": "bar", "x": ["meaningful", "random generated"], "xaxis": "x3", "y": [1, 1], "yaxis": "y3"}, {"legendgroup": "2", "marker": {"color": "#00cc96"}, "name": "Presidio", "showlegend": true, "type": "bar", "x": ["french", "mixed language", "english", "german", "dessi data"], "xaxis": "x", "y": [0.8562, 0.8523, 0.8382, 0.8354, 0.8309], "yaxis": "y"}, {"legendgroup": "2", "marker": {"color": "#00cc96"}, "name": "Presidio", "showlegend": false, "type": "bar", "x": ["mimesis", "dessi", "faker"], "xaxis": "x2", "y": [0.9115, 0.8309, 0.7795], "yaxis": "y2"}, {"legendgroup": "2", "marker": {"color": "#00cc96"}, "name": "Presidio", "showlegend": false, "type": "bar", "x": ["meaningful", "random generated"], "xaxis": "x3", "y": [0.8438, 0.8433], "yaxis": "y3"}], "layout": {"annotations": [{"font": {"size": 16}, "showarrow": false, "text": "Language", "x": 0.2167, "xanchor": "center", "xref": "paper", "y": 1, "yanchor": "bottom", "yref": "paper"}, {"font": {"size": 16}, "showarrow": false, "text": "Original Dataset", "x": 0.63, "xanchor": "center", "xref": "paper", "y": 1, "yanchor": "bottom", "yref": "paper"}, {"font": {"size": 16}, "showarrow": false, "text": "Type of<br>Column Name", "x": 0.9133, "xanchor": "center", "xref": "paper", "y": 1, "yanchor": "bottom", "yref": "paper"}], "height": 400, "legend": {"title": {"text": "Model"}}, "title": {"text": "Accuracy of Predictions by Language, Dataset, and Column Type on DeSSI-MF"}, "width": 800, "xaxis": {"anchor": "y", "domain": [0, 0.4333]}, "xaxis2": {"anchor": "y2", "domain": [0.5, 0.76]}, "xaxis3": {"anchor": "y3", "domain": [0.8267, 1]}, "yaxis": {"anchor": "x", "domain": [0, 1], "title": {"text": "Accuracy"}}, "yaxis2": {"anchor": "x2", "domain": [0, 1], "matches": "y", "showticklabels": false}, "yaxis3": {"anchor": "x3", "domain": [0, 1], "matches": "y", "showticklabels": false}}}
